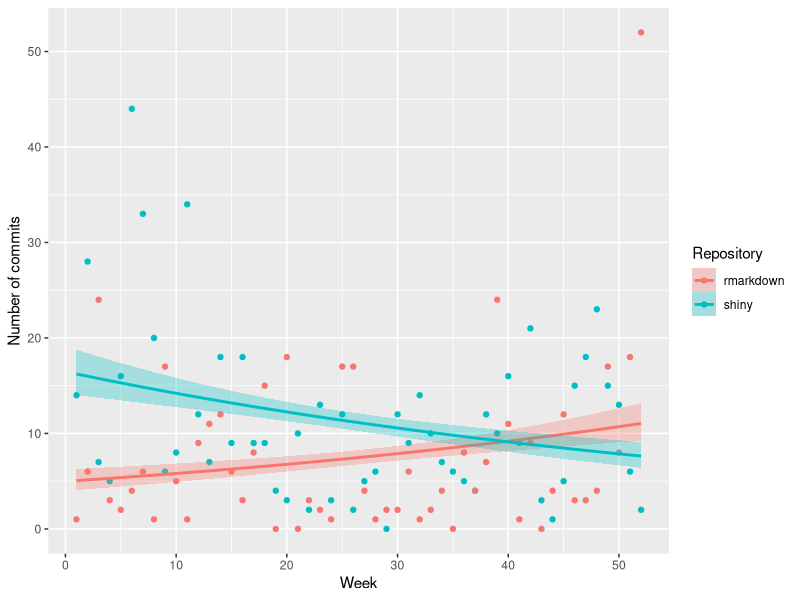

Write the R code that produced this figure.
## ---- chunk 1
library(ggplot2)
GitData <- read.csv('GitData.csv')
ggplot(GitData[GitData$Repo == 'rmarkdown' | GitData$Repo == 'shiny',],
        aes(Week, value, group=Repository, colour=Repository)) + geom_point() +
    stat_smooth(aes(fill=Repository), method='glm',
        method.args=list(family=poisson(link='log')), alpha=0.3) +
    ylab('Number of commits')
